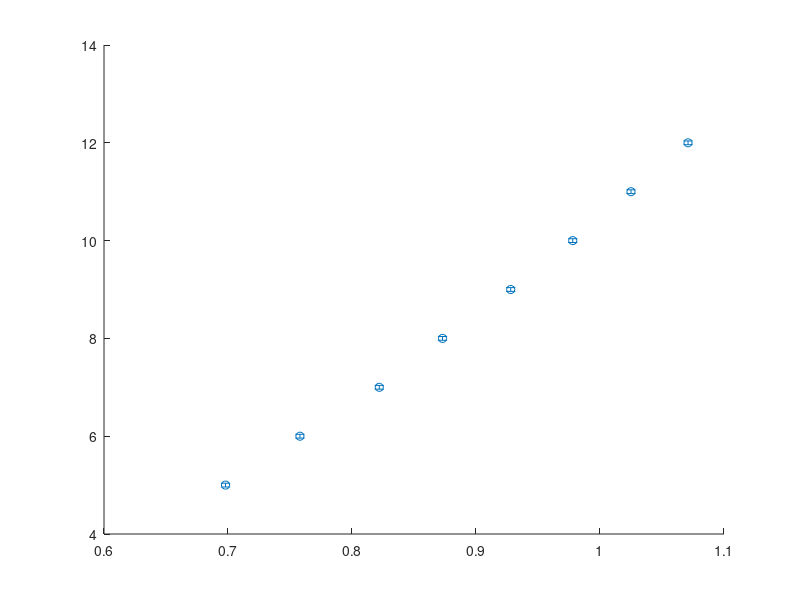

Write MATLAB code to recreate this figure. (Note: this script raises an error after producing the figure.)
V=[5 6 7 8 9 10 11 12];
I = [0.698 0.758 0.822 0.873 0.928 0.978 1.025 1.071];

% Part I instrument specs
sigmaV = 0.01;     % V
sigmaI = 0.002;    % A

% --- Force column vectors ---
I = I(:); V = V(:);

% --- First, an unweighted quick fit to initialize m,b ---
X = [I, ones(size(I))];              % n×2
beta0 = X \ V;                       % [m0; b0]
m = beta0(1); b = beta0(2);

% --- Build effective vertical uncertainty: sigma_eff^2 = sigmaV^2 + (m*sigmaI)^2 ---
sigmaEff = sqrt( (sigmaV^2) * ones(size(V)) + (m*sigmaI).^2 );   % n×1

% --- Weighted least squares using lscov with weights vector w = 1/var ---
w = 1 ./ (sigmaEff.^2);              % n×1
beta  = lscov(X, V, w);              % [m; b], shape-safe
m = beta(1); b = beta(2);

% (Optional: one refinement pass)
sigmaEff = sqrt( (sigmaV^2) * ones(size(V)) + (m*sigmaI).^2 );
w = 1 ./ (sigmaEff.^2);
beta  = lscov(X, V, w);
m = beta(1); b = beta(2);

% --- Predictions, residuals, chi^2 ---
Vhat = X * beta;
res  = V - Vhat;
chi2 = sum( (res ./ sigmaEff).^2 );
N = numel(V); p = 2; dof = N - p;
redchi2 = chi2 / dof;
pval = 1 - chi2cdf(chi2, dof);

% --- Parameter uncertainties from covariance (shape-safe) ---
Cov = inv(X' * (w .* X));            % uses broadcasting; w is n×1
se  = sqrt(diag(Cov));
sm = se(1); sb = se(2);

fprintf('Model V = m I + b\n');
fprintf('m = %.6g ± %.2g ohms\n', m, sm);
fprintf('b = %.6g ± %.2g V\n', b, sb);
fprintf('chi2 = %.3f, dof = %d, red chi2 = %.3f, p = %.3f\n', chi2, dof, redchi2, pval);

% --- Plots ---
figure; errorbar(I, V, sigmaEff, 'o', 'LineStyle','none'); hold on;
plot(I, Vhat, '-', 'LineWidth', 1.6); grid on;
xlabel('I (A)'); ylabel('V (V)'); title('Lightbulb: V = m I + b');
legend('data (±σ_{eff})','fit','Location','best');

figure; plot(I, res, 'o-'); yline(0,'--'); grid on;
xlabel('I (A)'); ylabel('Residual (V - \hat{V})'); title('Residuals: V = m I + b');